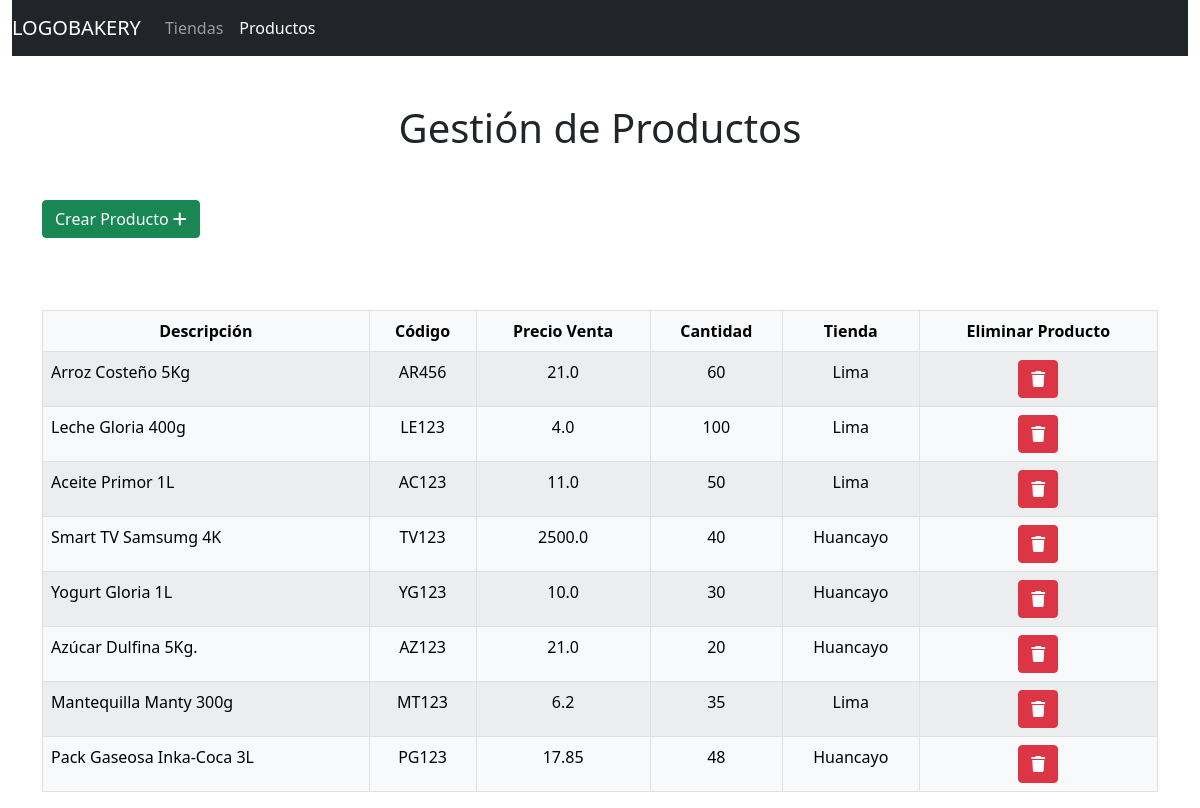
Page /gestionTienda/Productos on the earlier database version.
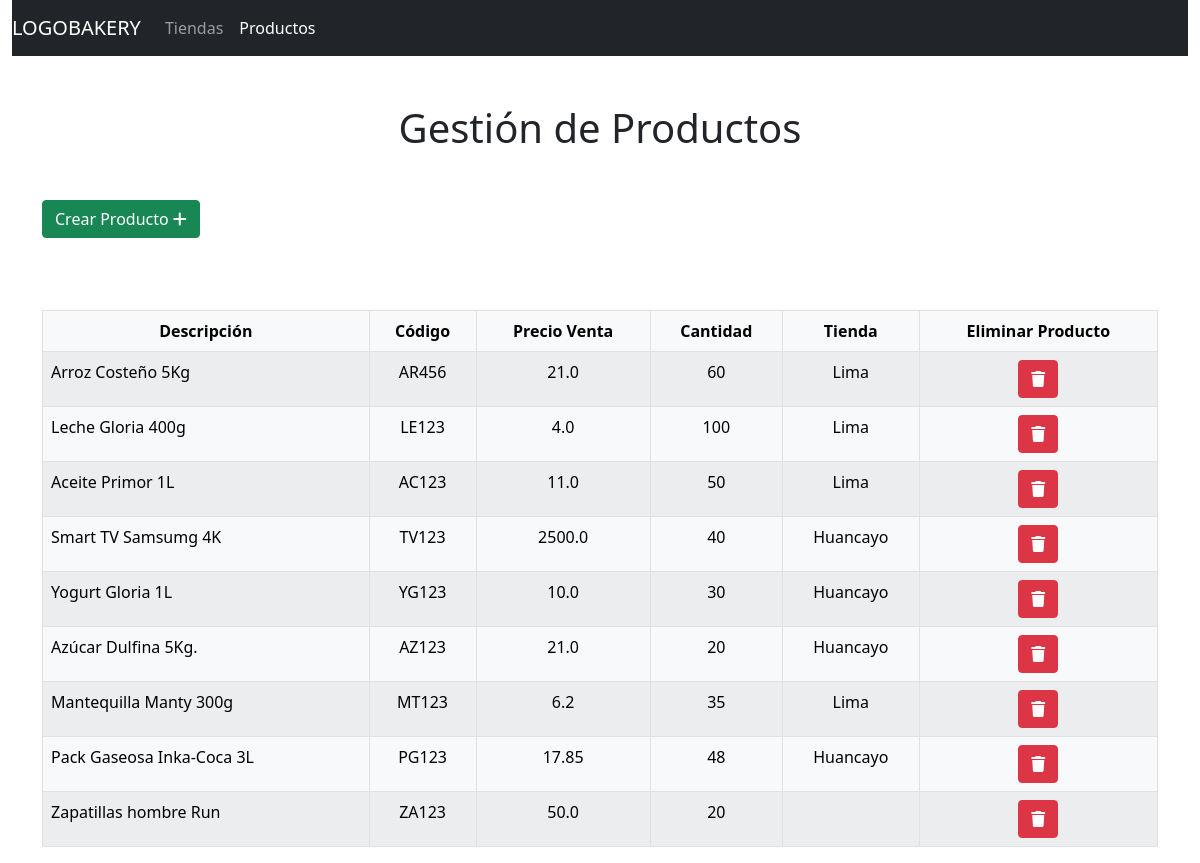
Same page on the later database version.
### gestionTienda/models.py (models this page shows)
class Producto(models.Model):
    descripcion = models.CharField(max_length=50, blank=True, null=True)
    codigo = models.CharField(max_length=50, blank=True, null=True)
    precioVenta = models.FloatField(blank=True, null=True)
    cantidad = models.IntegerField(blank=True, null=True)
    tiendaRelacionada = models.ForeignKey(Tienda, on_delete=models.SET_NULL, blank=True, null=True)

class Tienda(models.Model):
    direccion = models.CharField(max_length=50, blank=True, null=True)
    provincia = models.CharField(max_length=50, blank=True, null=True)
    region = models.CharField(max_length=50, blank=True, null=True)
    fechaCreacion = models.DateField( blank=True, null=True)
    telefono = models.CharField(max_length=15, blank=True, null=True)

### gestionTienda/views.py (the view, shortened to what this page needs)
# urls.py: path('Productos', views.productos, name='productos'),
def productos(request):
    return render(request, 'productos.html', {
        'listaProductos': Producto.objects.all().order_by('id'),
        'listaTiendas': Tienda.objects.all().order_by('id')
    })

### gestionTienda/templates/productos.html (shortened to what this page needs)
{% load static %}
<!DOCTYPE html>
<html>
    <head>
        <link rel="stylesheet" href="{% static 'estilos.css' %}">
        <link rel="stylesheet" href="https://cdnjs.cloudflare.com/ajax/libs/font-awesome/6.3.0/css/all.min.css" />
    </head>
    <body>
        <div class="container-fluid">
            <nav class="navbar navbar-expand-lg navbar-dark bg-dark">
                <a class="navbar-brand">LOGOBAKERY</a>
                <div >
                    <ul class="navbar-nav mr-auto">
                        <li class="nav-item">
                            <a class="nav-link" href="{% url 'gestionTienda:tiendas' %}">Tiendas</a>
                        </li>
                        <li class="nav-item">
                            <a class="nav-link active" href="{% url 'gestionTienda:productos' %}">Productos</a>
                        </li>
                    </ul>
                </div>
            </nav>
        </div>
        <div class="mt-5 text-center">
            <h1>Gestión de Productos</h1>
        </div>
        <div class="container mt-5">
            <div class="row justify-content-between">
                <div class="col-2">
                    <button class="btn btn-success" data-bs-toggle="modal" data-bs-target="#nuevoProducto">Crear Producto <i class="fa-solid fa-plus"></i></button>
                </div>
            </div>
        </div>
        <br>
        <div class="mt-5 container">
            <div class="row justify-content-center">
                <div class="col-12 table-responsive">
                    <table class="table table-light table-bordered table-striped">
                        <thead class="thead-light">
                            <th class="text-center">Descripción</th>
                            <th class="text-center">Código</th>
                            <th class="text-center" data-formatter="NumFormatter">Precio Venta</th>
                            <th class="text-center">Cantidad</th>
                            <th class="text-center">Tienda</th>
                            <th class="text-center">Eliminar Producto</th>
                        </thead>
                        <tbody>
                            {% for producto in listaProductos %}
                            <tr>
                                <td>{{ producto.descripcion }}</td>
                                <td class="text-center">{{ producto.codigo }}</td>
                                <td class="text-center">{{ producto.precioVenta }}</td>
                                <td class="text-center">{{ producto.cantidad }}</td>
                                <td class="text-center">{{ producto.tiendaRelacionada.provincia }}</td>
                                <td class="text-center"><a class="btn btn-danger" href="#"><i class="fa-solid fa-trash"></i></a></td>
                            </tr>
                            {% endfor %}
                        </tbody>
                    </table>
                </div>
            </div>
        </div>
    </body>
</html>

Differences in the rows shown:
added Producto: descripcion "Zapatillas hombre Run", codigo "ZA123", precioVenta "50.0", cantidad "20"
